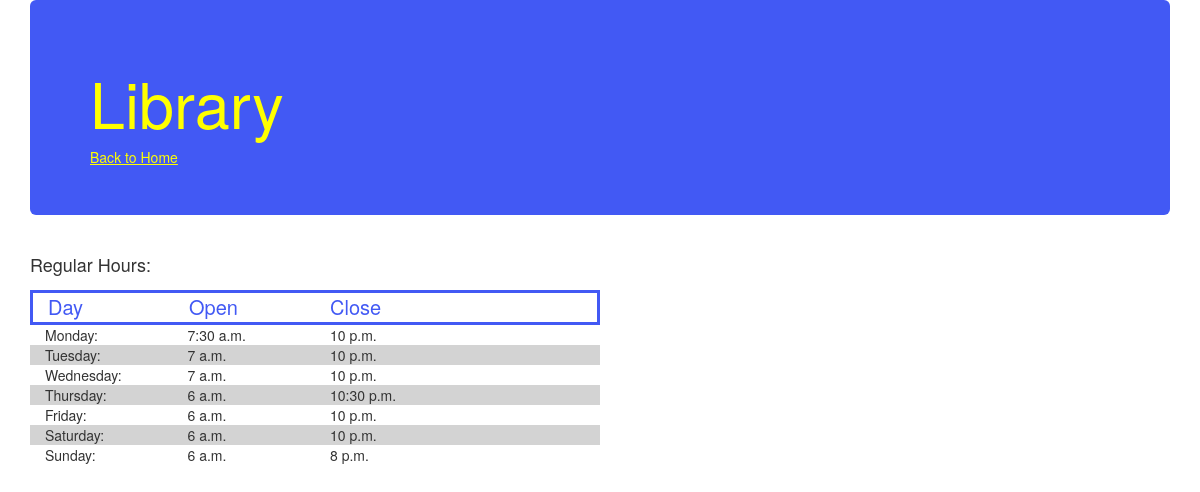
Page /location/1/ on the earlier database version.
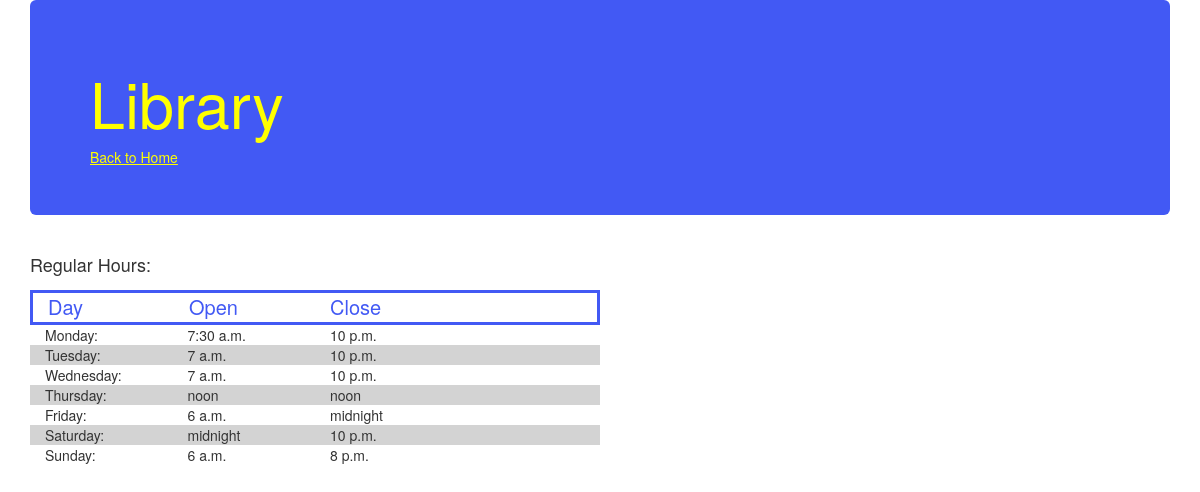
Same page on the later database version.
### display/models.py (models this page shows, shortened)
class Location(models.Model):
    location_title = models.CharField(max_length=20)
    map_id = models.IntegerField(default=0, unique=True)
    open_24_hours_for_students = models.BooleanField(default=False)
    monday_open = models.TimeField()
    monday_close = models.TimeField()
    tuesday_open = models.TimeField()
    tuesday_close = models.TimeField()
    wednesday_open = models.TimeField()
    wednesday_close = models.TimeField()
    thursday_open = models.TimeField()
    thursday_close = models.TimeField()
    friday_open = models.TimeField()
    friday_close = models.TimeField()
    saturday_open = models.TimeField()
    saturday_close = models.TimeField()
    sunday_open = models.TimeField()
    sunday_close = models.TimeField()

### display/views.py (the view)
# urls.py: url(r'^location/(?P<id>\d+)/', views.location_detail, name='location_detail'),
def location_detail(request, id):
    try:
        location = Location.objects.get(id=id)
        contacts = Contact.objects.filter(location_title=location)
        exceptions = CalendarException.objects.filter(location_title=location)
    except Location.DoesNotExist:
        raise Http404('This item does not exist')
    return render(request, 'display/location_detail.html', {
        'location': location,
        'contacts': contacts,
        'exceptions': exceptions,
    })

### r_app/templates/display/location_detail.html (shortened to what the changed rows need)
{% extends "base.html" %}
{% block content %}
    <div class="container">
        <div class="jumbotron">
            <h1>{{ location.location_title|capfirst }}</h1>
            <a class="backToHome" href="{% url 'index' %}">Back to Home</a>
        </div>
        <div id="regularHours" class="col-xs-12 col-sm-12 col-md-6 col-lg-6">
            <div class="row">
                <div id="monday" class="col-xs-3 col-sm-3 col-md-3 col-lg-3">
                    Monday:
                </div>
                <div id="mondayOpen" class="col-xs-3 col-sm-3 col-md-3 col-lg-3">
                    {{ location.monday_open }}
                </div>
                <div id="mondayClose" class="col-xs-3 col-sm-3 col-md-3 col-lg-3">
                    {{ location.monday_close }}
                </div>
            </div>
            <div class="grey_row row">
                <div id="tuesday" class="col-xs-3 col-sm-3 col-md-3 col-lg-3">
                    Tuesday:
                </div>
                <div id="tuesdayOpen" class="col-xs-3 col-sm-3 col-md-3 col-lg-3">
                    {{ location.tuesday_open }}
                </div>
                <div id="tuesdayClose" class="col-xs-3 col-sm-3 col-md-3 col-lg-3">
                    {{ location.tuesday_close }}
                </div>
            </div>
            <div class="row">
                <div id="wednesday" class="col-xs-3 col-sm-3 col-md-3 col-lg-3">
                    Wednesday:
                </div>
                <div id="wednesdayOpen" class="col-xs-3 col-sm-3 col-md-3 col-lg-3">
                    {{ location.wednesday_open }}
                </div>
                <div id="wednesdayClose" class="col-xs-3 col-sm-3 col-md-3 col-lg-3">
                    {{ location.wednesday_close }}
                </div>
            </div>
            <div class="grey_row row">
                <div id="thursday" class="col-xs-3 col-sm-3 col-md-3 col-lg-3">
                    Thursday:
                </div>
                <div id="thursdayOpen" class="col-xs-3 col-sm-3 col-md-3 col-lg-3">
                    {{ location.thursday_open }}
                </div>
                <div id="thursdayClose" class="col-xs-3 col-sm-3 col-md-3 col-lg-3">
                    {{ location.thursday_close }}
                </div>
            </div>
            <div class="row">
                <div id="friday" class="col-xs-3 col-sm-3 col-md-3 col-lg-3">
                    Friday:
                </div>
                <div id="fridayOpen" class="col-xs-3 col-sm-3 col-md-3 col-lg-3">
                    {{ location.friday_open }}
                </div>
                <div id="fridayClose" class="col-xs-3 col-sm-3 col-md-3 col-lg-3">
                    {{ location.friday_close }}
                </div>
            </div>
            <div class="grey_row row">
                <div id="saturday" class="col-xs-3 col-sm-3 col-md-3 col-lg-3">
                    Saturday:
                </div>
                <div id="saturdayOpen" class="col-xs-3 col-sm-3 col-md-3 col-lg-3">
                    {{ location.saturday_open }}
                </div>
                <div id="saturdayClose" class="col-xs-3 col-sm-3 col-md-3 col-lg-3">
                    {{ location.saturday_close }}
                </div>
            </div>
            <div class="row">
                <div id="sunday" class="col-xs-3 col-sm-3 col-md-3 col-lg-3">
                    Sunday:
                </div>
                <div id="sundayOpen" class="col-xs-3 col-sm-3 col-md-3 col-lg-3">
                    {{ location.sunday_open }}
                </div>
                <div id="sundayClose" class="col-xs-3 col-sm-3 col-md-3 col-lg-3">
                    {{ location.sunday_close }}
                </div>
            </div>
        </div>
</div>
{% endblock %}

Differences in the rows shown:
changed Location "Library": thursday_open "6 a.m." → "noon"; thursday_close "10:30 p.m." → "noon"; friday_close "10 p.m." → "midnight"; saturday_open "6 a.m." → "midnight"
